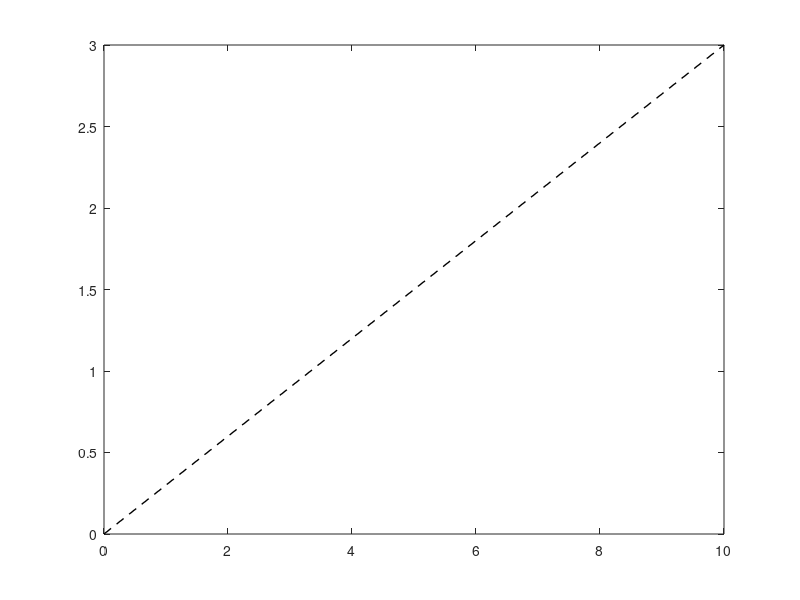

Write MATLAB code to recreate this figure. (Note: this script raises an error after producing the figure.)
% make a dy/dt vs y plot that shows steady states

clear;

% parameters
% ---

lambda = 0.3;
y_max = 10;

% plot dy/dt vs y
% ---

% matlab on Linux is kooky, please leave this figure size as is
figure('Visible', 'off', 'Position', [100, 100, 100, 80]);

% plot relationship
y_range = linspace(0, y_max, 11);
dydt = lambda .* y_range;
h = plot(y_range, dydt, "k--", "LineWidth", 1);
h.Color(4) = 0.1; % make faint

% line for y = 0
yline(0, "k", "LineWidth", 1);

% decorate
title("y versus dy/dt = 0.3 y")
xlabel("population size y")
ylabel("change in population size dy/dt")

% I want to be able to see the y = 0 arrows
xlim([-0.9, y_max]);
ylim([-0.9, max(dydt) + 0.5]);
yticks(0:max(dydt)+0.5);

exportgraphics(gcf, 'expon_growth_dydt.pdf', 'ContentType', 'vector', 'BackgroundColor', 'none')

